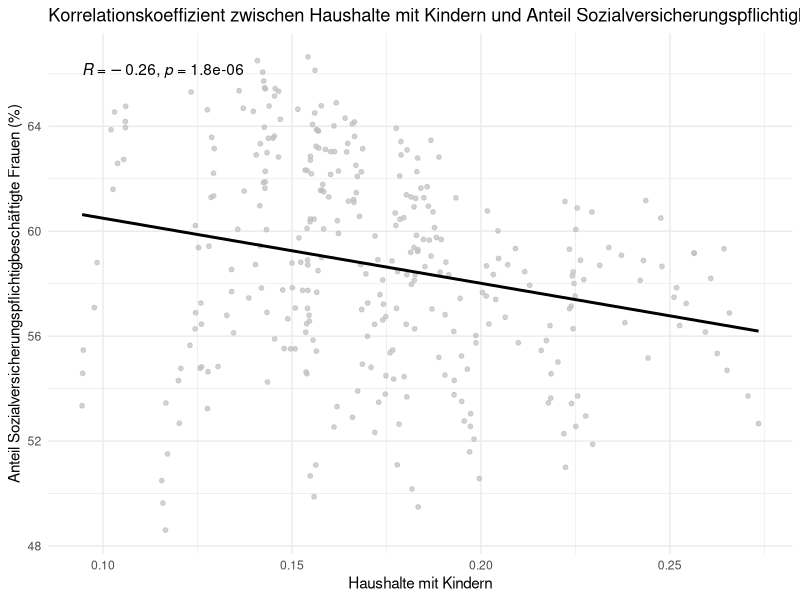
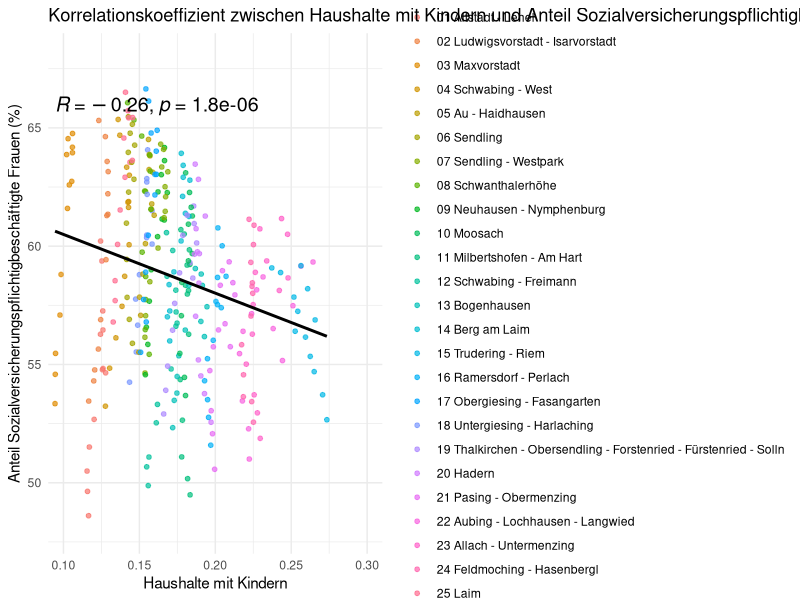
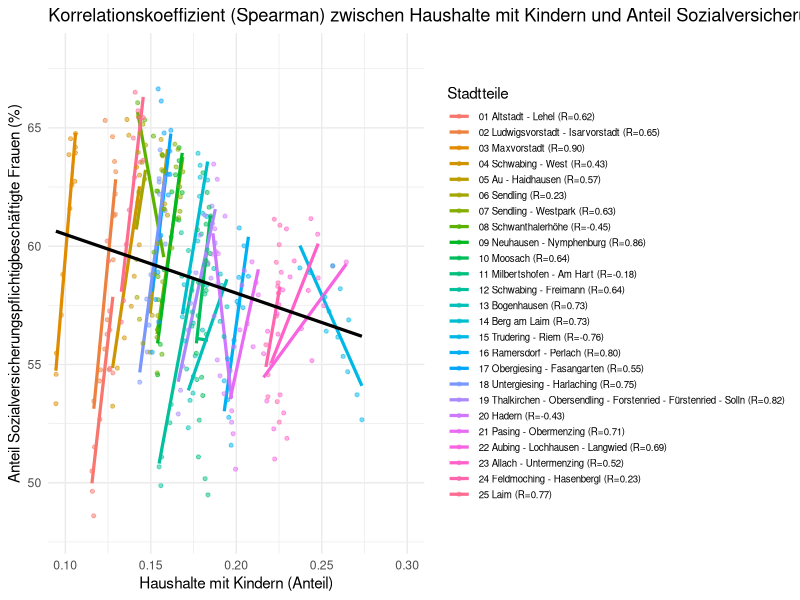
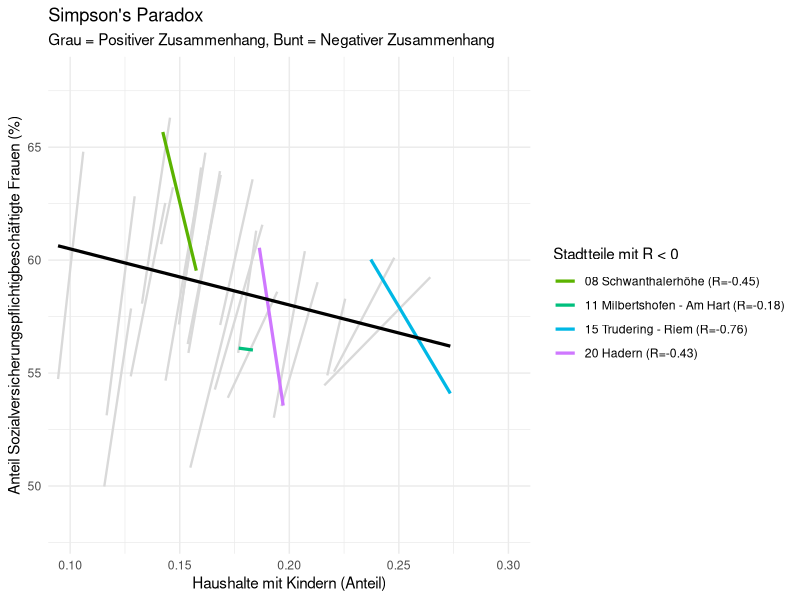
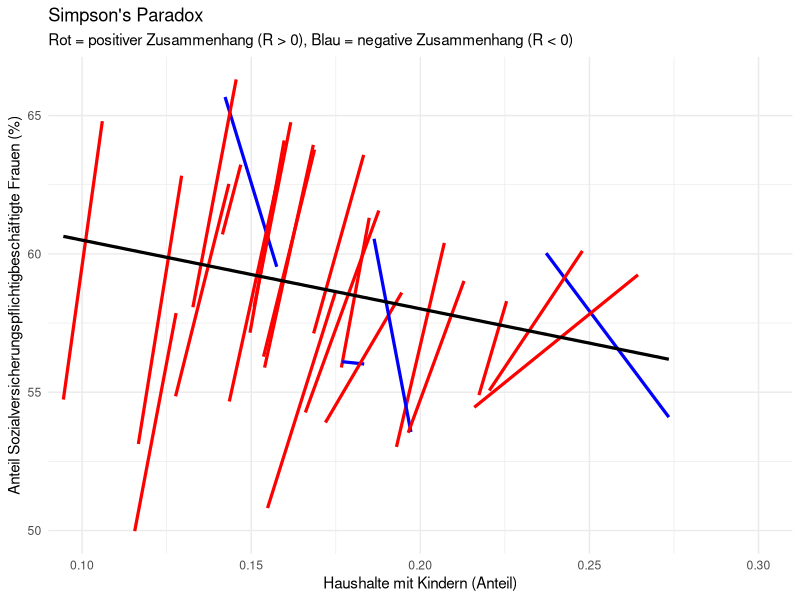

Generate these figures, in order, with R:
library(readxl)
library(tidyverse)
library(ggpubr)
library(ggplot2)


export_be <- read_excel("data/raw/export_be.xlsx")
be_sheet <- read_excel("data/raw/export_be.xlsx", sheet = "BEVÖLKERUNG")

export_ar <- read_excel("data/raw/export_ar.xlsx")
ar_sheet <- read_excel("data/raw/export_ar.xlsx", sheet = "ARBEITSMARKT")


all_districts_and_city <- be_sheet %>%
  filter(
    Indikator == "Haushalte mit Kindern",
    Ausprägung == "insgesamt"
  ) %>%
  mutate(
    mean_age = `Basiswert 1` / `Basiswert 2`
  )

Sozialversicherungspflichtig_Beschäftigte_anteil_frau <- ar_sheet %>%
  filter(
    Indikator == "Sozialversicherungspflichtig Beschäftigte - Anteil",
    Ausprägung == "weiblich"
  ) %>%
  mutate(
    anteil = 100 * `Basiswert 1` / `Basiswert 2`
  )


korrelations_daten <- inner_join(
  all_districts_and_city, 
  Sozialversicherungspflichtig_Beschäftigte_anteil_frau, 
  by = c("Raumbezug", "Jahr")
)

korrelations_daten_clean <- korrelations_daten %>%
  filter(Raumbezug != "Stadt München")

ggplot(korrelations_daten_clean, aes(x = mean_age, y = anteil)) +
  geom_point(size = 1.3, color = "grey", alpha = 0.7) +
  geom_smooth(method = "lm", color = "black", se = FALSE, linewidth = 1) +
  stat_cor(method = "spearman", label.x.npc = "left", label.y.npc = "top") + 
  labs(
    title = "Korrelationskoeffizient zwischen Haushalte mit Kindern und Anteil Sozialversicherungspflichtigbeschäftigte Frauen(Spearman)",
    x = "Haushalte mit Kindern",
    y = "Anteil Sozialversicherungspflichtigbeschäftigte Frauen (%)"
  ) +
  theme_minimal()

#----------------------------------------------------------------------------------
ggplot(korrelations_daten_clean, aes(x = mean_age, y = anteil)) +
  geom_point(aes(color = Raumbezug), 
             size = 1.3,     
             alpha = 0.7) +   
  geom_smooth(method = "lm", color = "black", se = FALSE, linewidth = 1) +
  stat_cor(
    method = "spearman", 
    label.x.npc = "left",   
    label.y.npc = "top",   
    color = "black",
    size = 5
  ) + 
  coord_cartesian(xlim = c(0.1, 0.3), ylim = c(48, 68)) +
  labs(
    title = "Korrelationskoeffizient zwischen Haushalte mit Kindern und Anteil Sozialversicherungspflichtigbeschäftigte Frauen(Spearman)",
    x = "Haushalte mit Kindern",
    y = "Anteil Sozialversicherungspflichtigbeschäftigte Frauen (%)",
    color = "Stadtteile" 
  ) +
  guides(color = guide_legend(ncol = 1)) + 
  theme_minimal()
#-----------------------------------------------------------------------
korrelations_daten <- inner_join(
  all_districts_and_city, 
  Sozialversicherungspflichtig_Beschäftigte_anteil_frau, 
  by = c("Raumbezug", "Jahr")
)

korrelations_daten_clean <- korrelations_daten %>%
  filter(Raumbezug != "Stadt München")



plot_data_final <- korrelations_daten_clean %>%
  group_by(Raumbezug) %>%
  mutate(
    spearman_r = cor(mean_age, anteil, method = "spearman", use = "complete.obs"),
    r_label = sprintf("(R=%.2f)", spearman_r),
    Raumbezug_Label = paste(Raumbezug, r_label, sep = " ")
  ) %>%
  ungroup()

all_labels <- sort(unique(plot_data_final$Raumbezug_Label))
all_colors <- scales::hue_pal()(length(all_labels))
stadtteil_palette <- all_colors
names(stadtteil_palette) <- all_labels

ggplot(plot_data_final, aes(x = mean_age, y = anteil)) +
  geom_smooth(aes(color = Raumbezug_Label, group = Raumbezug_Label),
              method = "lm", se = FALSE, linewidth = 1.1, alpha = 0.8) +
  geom_point(aes(color = Raumbezug_Label), size = 1.1, alpha = 0.5) +
  geom_smooth(aes(group = 1), method = "lm", color = "black", linewidth = 1.1, se = FALSE) +
  scale_color_manual(values = stadtteil_palette) +
  labs(
    title = "Korrelationskoeffizient (Spearman) zwischen Haushalte mit Kindern und Anteil Sozialversicherungspflichtigbeschäftigte Frauen nach Stadtteile",
    x = "Haushalte mit Kindern (Anteil)",
    y = "Anteil Sozialversicherungspflichtigbeschäftigte Frauen (%)",
    color = "Stadtteile" 
  ) +
  coord_cartesian(xlim = c(0.1, 0.3), ylim = c(48, 68)) + 
  theme_minimal() +
  theme(
    legend.text = element_text(size = 7),
    legend.key.height = unit(0.4, "cm")
  ) +
  guides(color = guide_legend(ncol = 1))


#----------------------------------------------------------------------------
r_werte_check <- korrelations_daten_clean %>%
  group_by(Raumbezug) %>%
  summarise(
    r_wert = cor(mean_age, anteil, method = "spearman")
  ) %>%
  mutate(
    is_negative = r_wert < 0,
    Raumbezug_Label = paste0(Raumbezug, " (R=", round(r_wert, 2), ")")
  )

plot_data_highlight <- korrelations_daten_clean %>%
  left_join(r_werte_check, by = "Raumbezug")

ggplot(plot_data_highlight, aes(x = mean_age, y = anteil)) +
  geom_smooth(
    data = subset(plot_data_highlight, is_negative == FALSE),
    aes(group = Raumbezug), 
    method = "lm", 
    se = FALSE, 
    color = "grey85", 
    linewidth = 0.8,
    alpha = 0.5
  ) +
  geom_smooth(
    data = subset(plot_data_highlight, is_negative == TRUE),
    aes(color = Raumbezug_Label, group = Raumbezug), 
    method = "lm", 
    se = FALSE, 
    linewidth = 1.1, 
    alpha = 1
  ) +
  geom_smooth(
    aes(group = 1), 
    method = "lm", 
    color = "black", 
    linewidth = 1.1, 
    se = FALSE
  ) +
  scale_color_manual(values = stadtteil_palette) +
  labs(
    title = "Simpson's Paradox",
    subtitle = "Grau = Positiver Zusammenhang, Bunt = Negativer Zusammenhang",
    x = "Haushalte mit Kindern (Anteil)",
    y = "Anteil Sozialversicherungspflichtigbeschäftigte Frauen (%)",
    color = "Stadtteile mit R < 0" 
  ) +
  coord_cartesian(xlim = c(0.1, 0.3), ylim = c(48, 68)) +
  theme_minimal() +
  theme(legend.position = "right")

#------------------------------------------------------------------------------
plot_data_colored <- korrelations_daten_clean %>%
  group_by(Raumbezug) %>%
  mutate(
    r_wert = cor(mean_age, anteil, method = "spearman"),
    trend_richtung = ifelse(r_wert >= 0, "positiv", "negativ")
  ) %>%
  ungroup() 

ggplot(plot_data_colored, aes(x = mean_age, y = anteil)) +
  geom_smooth(
    aes(
      color = trend_richtung,  
      group = Raumbezug        
    ), 
    method = "lm", 
    se = FALSE, 
    linewidth = 1.1,    
    alpha = 0.6       
  ) +
  geom_smooth(aes(group = 1), method = "lm", color = "black", linewidth = 1.1, se = FALSE) +
  scale_color_manual(values = c(
    "positiv" = "red",  
    "negativ" = "blue"  
  )) +
  labs(
    title = "Simpson's Paradox",
    subtitle = "Rot = positiver Zusammenhang (R > 0), Blau = negative Zusammenhang (R < 0)",
    x = "Haushalte mit Kindern (Anteil)",
    y = "Anteil Sozialversicherungspflichtigbeschäftigte Frauen (%)"
  ) +
  coord_cartesian(xlim = c(0.1, 0.3)) +
  theme_minimal() +
  theme(legend.position = "none")
